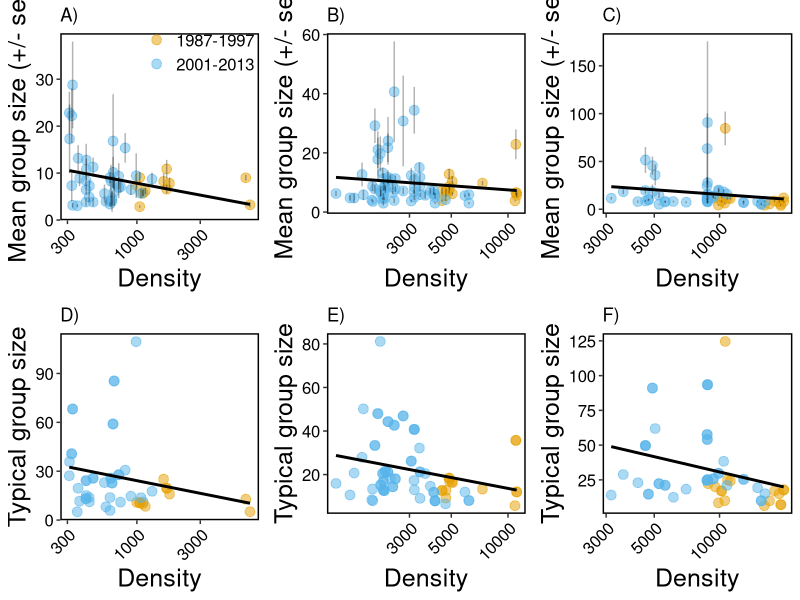

The R script that drew this image:

## load libraries
library(data.table)
library(ggplot2)
library(gridExtra)

#### load data
allDf <- fread("output/groups-herd-year.csv")

## rename herds by size
allDf$HSize[allDf$HERD == "Avalon"] <- "A) Small"
allDf$HSize[allDf$HERD == "Cape_Shore"] <- "A) Small"
allDf$HSize[allDf$HERD == "Mt_Peyton"] <-"A) Small"
allDf$HSize[allDf$HERD == "Grey_River"] <- "B) Medium"
allDf$HSize[allDf$HERD == "Gaff_Topsails"] <- "B) Medium"
allDf$HSize[allDf$HERD == "Pothill"] <- "B) Medium"
allDf$HSize[allDf$HERD == "St_Anthony"] <- "B) Medium"
allDf$HSize[allDf$HERD == "Lapoile"] <- "C) Large"
allDf$HSize[allDf$HERD == "Middle_Ridge"] <- "C) Large"

allDf$HSize2[allDf$HERD == "Avalon"] <- "D) Small"
allDf$HSize2[allDf$HERD == "Cape_Shore"] <- "D) Small"
allDf$HSize2[allDf$HERD == "Mt_Peyton"] <-"D) Small"
allDf$HSize2[allDf$HERD == "Grey_River"] <- "E) Medium"
allDf$HSize2[allDf$HERD == "Gaff_Topsails"] <- "E) Medium"
allDf$HSize2[allDf$HERD == "Pothill"] <- "E) Medium"
allDf$HSize2[allDf$HERD == "St_Anthony"] <- "E) Medium"
allDf$HSize2[allDf$HERD == "Lapoile"] <- "F) Large"
allDf$HSize2[allDf$HERD == "Middle_Ridge"] <- "F) Large"


scientific_10 <- function(x) {
  parse(text=gsub("e", " %*% 10^", scales::scientific_format()(x)))
}

#### Figure 2 ####
png("graphics/Fig2.png", width=6000, height=4500, res = 600)
aa <- ggplot(allDf[HSize == "A) Small"], aes(size, meanGS)) +
  geom_jitter(aes(color = factor(phase)), alpha = 0.5, size = 3) +
  geom_errorbar(aes(ymin=meanGS-seGR, ymax=meanGS+seGR), 
                colour="black",  alpha = 0.3) + 
  ylab("Mean group size (+/- se)") +
  geom_smooth(method = "lm", color = "black", se = F) +
  xlab("Density") +
  #ylim(0,30) +
  ggtitle('A)') +
  scale_color_manual(values=c( "#E69F00", "#56B4E9")) +
  scale_x_log10() +
  theme(legend.position = c(0.7, 0.9),
        legend.title = element_blank(),
        legend.background = element_blank(),
        legend.key = element_blank(),
        legend.text = element_text(size = 12, color = "black"),
        axis.title = element_text(size=18),
        axis.text.y = element_text(size=12, color = "black"),
        axis.text.x = element_text(size = 12, angle = 45 , color = "black", hjust = 1), 
        strip.text  = element_text(size = 16),
        strip.background = element_rect(colour="black", size = 1, fill = "white"),
        panel.grid.minor = element_blank(),
        panel.background = element_blank(),
        panel.border = element_rect(colour = "black", fill=NA, size=1))
bb <- ggplot(allDf[HSize == "B) Medium"], aes(size, meanGS)) +
  geom_jitter(aes(color = factor(phase)), alpha = 0.5, size = 3) +
  geom_errorbar(aes(ymin=meanGS-seGR, ymax=meanGS+seGR), 
                colour="black",  alpha = 0.3) + 
  ylab("Mean group size (+/- se)") +
  geom_smooth(method = "lm", color = "black", se = F) +
  xlab("Density") +
  #ylim(0,50) +
  ggtitle('B)') + 
  scale_color_manual(values=c( "#E69F00", "#56B4E9")) +
  scale_x_log10() +
  theme(legend.position = 'none',
        axis.title = element_text(size=18),
        axis.text.y = element_text(size=12, color = "black"),
        axis.text.x = element_text(size = 12, angle = 45 , color = "black", hjust = 1),
        strip.text  = element_text(size = 16),
        strip.background = element_rect(colour="black", size = 1, fill = "white"),
        panel.grid.minor = element_blank(),
        panel.background = element_blank(),
        panel.border = element_rect(colour = "black", fill=NA, size=1))
cc <- ggplot(allDf[HSize == "C) Large"], aes(size, meanGS)) +
  geom_jitter(aes(color = factor(phase)), alpha = 0.5, size = 3) +
  geom_errorbar(aes(ymin=meanGS-seGR, ymax=meanGS+seGR), 
                colour="black",  alpha = 0.3) + 
  ylab("Mean group size (+/- se)") +
  geom_smooth(method = "lm", color = "black", se = F) +
  xlab("Density") +
  #ylim(0,100) +
  ggtitle('C)') + 
  scale_color_manual(values=c( "#E69F00", "#56B4E9")) +
  scale_x_log10() +
  theme(legend.position = 'none',
        axis.title = element_text(size=18),
        axis.text.y = element_text(size=12, color = "black"),
        axis.text.x = element_text(size = 12, angle = 45 , color = "black", hjust = 1),        strip.text  = element_text(size = 16),
        strip.background = element_rect(colour="black", size = 1, fill = "white"),
        panel.grid.minor = element_blank(),
        panel.background = element_blank(),
        panel.border = element_rect(colour = "black", fill=NA, size=1))
dd <- ggplot(allDf[HSize2 == "D) Small"], aes(size, typicalGS)) +
  geom_jitter(aes(color = factor(phase)), alpha = 0.5, size = 3) +
  #geom_errorbar(aes(ymin=meanGS-seGR, ymax=meanGS+seGR), 
  #              colour="black",  alpha = 0.3) + 
  ylab("Typical group size") +
  geom_smooth(method = "lm", color = "black", se = F) +
  xlab("Density") +
  #ylim(0,120) +
  ggtitle('D)') +
  scale_color_manual(values=c( "#E69F00", "#56B4E9")) +
  scale_x_log10() +
  theme(legend.position = 'none',
        axis.title = element_text(size=18),
        axis.text.y = element_text(size=12, color = "black"),
        axis.text.x = element_text(size = 12, angle = 45 , color = "black", hjust = 1), 
        strip.text  = element_text(size = 16),
        strip.background = element_rect(colour="black", size = 1, fill = "white"),
        panel.grid.minor = element_blank(),
        panel.background = element_blank(),
        panel.border = element_rect(colour = "black", fill=NA, size=1))
ee <- ggplot(allDf[HSize2 == "E) Medium"], aes(size, typicalGS)) +
  geom_jitter(aes(color = factor(phase)), alpha = 0.5, size = 3) +
  #geom_errorbar(aes(ymin=meanGS-seGR, ymax=meanGS+seGR), 
  #              colour="black",  alpha = 0.3) + 
  ylab("Typical group size") +
  geom_smooth(method = "lm", color = "black", se = F) +
  xlab("Density") +
  #ylim(0,50) +
  ggtitle('E)') + 
  scale_color_manual(values=c( "#E69F00", "#56B4E9")) +
  scale_x_log10() +
  theme(legend.position = 'none',
        axis.title = element_text(size=18),
        axis.text.y = element_text(size=12, color = "black"),
        axis.text.x = element_text(size = 12, angle = 45 , color = "black", hjust = 1),
        strip.text  = element_text(size = 16),
        strip.background = element_rect(colour="black", size = 1, fill = "white"),
        panel.grid.minor = element_blank(),
        panel.background = element_blank(),
        panel.border = element_rect(colour = "black", fill=NA, size=1))
ff <- ggplot(allDf[HSize2 == "F) Large"], aes(size, typicalGS)) +
  geom_jitter(aes(color = factor(phase)), alpha = 0.5, size = 3) +
  #geom_errorbar(aes(ymin=meanGS-seGR, ymax=meanGS+seGR), 
  #              colour="black",  alpha = 0.3) + 
  ylab("Typical group size") +
  geom_smooth(method = "lm", color = "black", se = F) +
  xlab("Density") +
  #ylim(0,100) +
  ggtitle('F)') + 
  scale_color_manual(values=c( "#E69F00", "#56B4E9")) +
  scale_x_log10() +
  theme(legend.position = 'none',
        legend.title = element_blank(),
        legend.background = element_blank(),
        legend.key = element_blank(),
        legend.text = element_text(size = 10, color = "black"),
        axis.title = element_text(size=18),
        axis.text.y = element_text(size=12, color = "black"),
        axis.text.x = element_text(size = 12, angle = 45 , color = "black", hjust = 1),        strip.text  = element_text(size = 16),
        strip.background = element_rect(colour="black", size = 1, fill = "white"),
        panel.grid.minor = element_blank(),
        panel.background = element_blank(),
        panel.border = element_rect(colour = "black", fill=NA, size=1))
grid.arrange(aa,bb,cc,
             dd,ee,ff, nrow = 2)
dev.off()